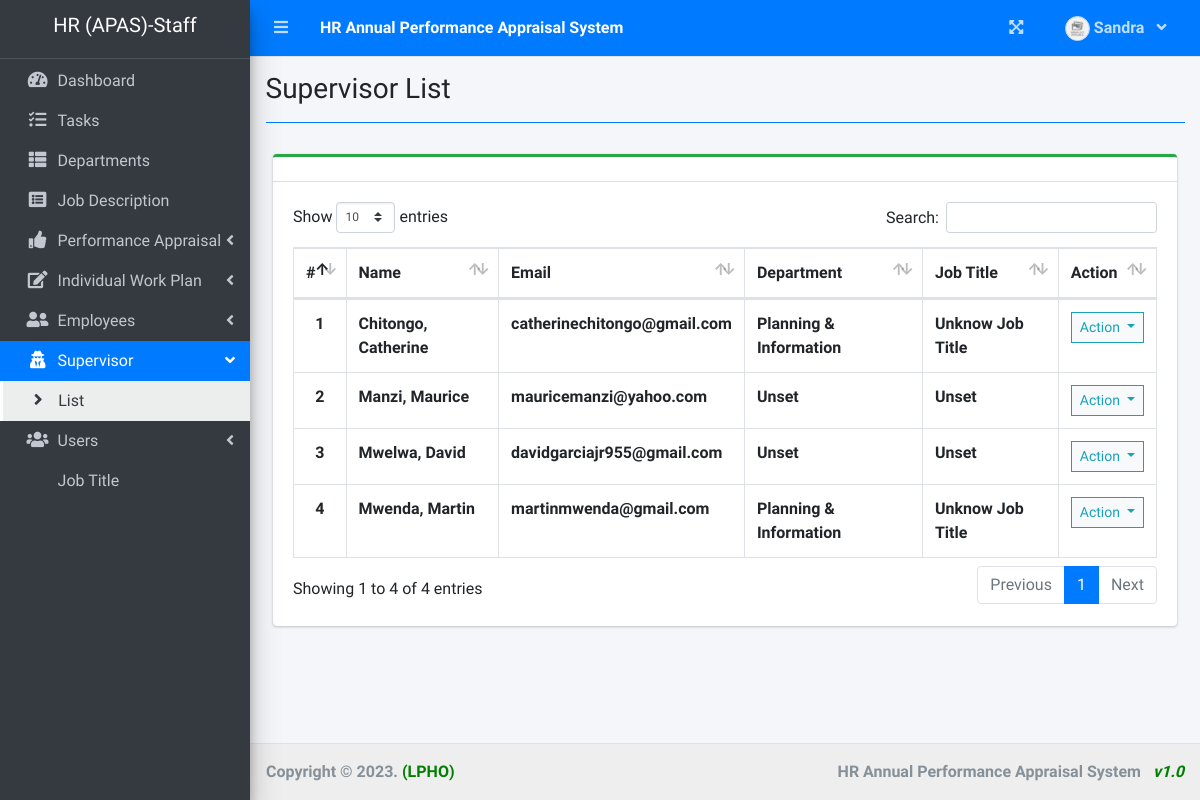
/index.php?page=supervisor_list (signed in), run on an earlier commit of the app's database.
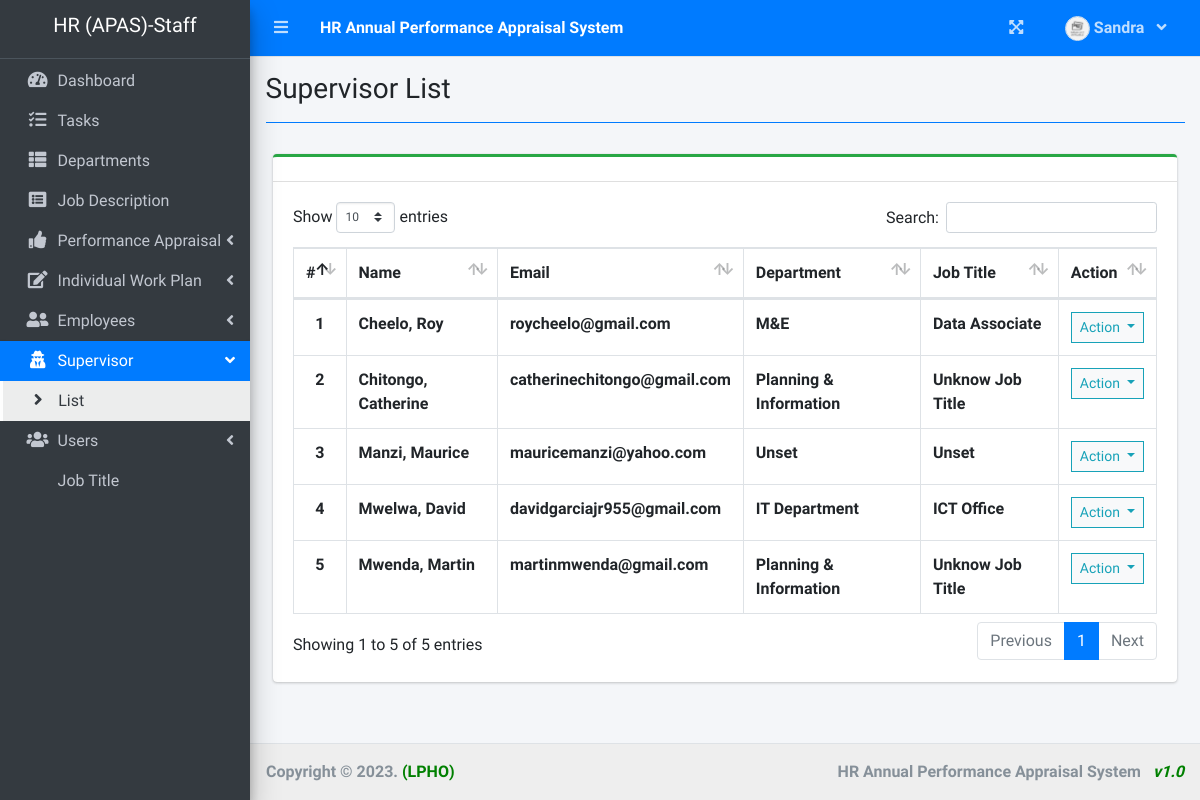
And on a later commit of the database.
### tables this page shows
CREATE TABLE `supervisor_list` (
  `id` int(30) NOT NULL,
  `employee_id` varchar(50) NOT NULL,
  `firstname` varchar(200) NOT NULL,
  `middlename` varchar(200) NOT NULL,
  `lastname` varchar(200) NOT NULL,
  `email` varchar(200) NOT NULL,
  `password` text NOT NULL,
  `sex` varchar(20) NOT NULL,
  `DOB` date DEFAULT NULL,
  `station` varchar(50) NOT NULL,
  `sup_lv_id` int(10) NOT NULL,
  `department_id` int(30) NOT NULL,
  `j_title_id` int(30) NOT NULL,
  `supervisor_id` int(30) NOT NULL,
  `ministry` varchar(50) NOT NULL,
  `section` varchar(50) NOT NULL,
  `staff_no` text NOT NULL,
  `avatar` text DEFAULT NULL,
  `date_created` datetime NOT NULL DEFAULT current_timestamp()
);

### supervisor_list.php (the view, shortened to what the changed rows need)
<?php include 'db_connect.php' ?>
<div class="col-lg-12">
	<div class="card card-outline card-success">
		<div class="card-header">
		</div>
		<div class="card-body">
			<table class="table tabe-hover table-bordered" id="list">
				<thead>
					<tr>
						<th class="text-center">#</th>
						<th>Name</th>
						<th>Email</th>
						<th>Department</th>
						<th>Job Title</th>
						<th>Action</th>
					</tr>
				</thead>
				<tbody>
					<?php
					$i = 1;
					$j_title = $conn->query("SELECT * FROM job_description ");
					$design_arr[0] = "Unset";
					while ($row = $j_title->fetch_assoc()) {
						$design_arr[$row['job_id']] = $row['j_title'];
					}
					$departments = $conn->query("SELECT * FROM department_list ");
					$dept_arr[0] = "Unset";
					while ($row = $departments->fetch_assoc()) {
						$dept_arr[$row['id']] = $row['department'];
					}
					$qry = $conn->query("SELECT *,concat(lastname,', ',firstname,' ',middlename) as name FROM supervisor_list order by concat(lastname,', ',firstname,' ',middlename) asc");
					while ($row = $qry->fetch_assoc()) :
					?>
						<tr>
							<th class="text-center"><?php echo $i++ ?></th>
							<td><b><?php echo ucwords($row['name']) ?></b></td>
							<td><b><?php echo $row['email'] ?></b></td>
							<td><b><?php echo isset($dept_arr[$row['department_id']]) ? $dept_arr[$row['department_id']] : 'Unknow Department' ?></b></td>
							<td><b><?php echo isset($design_arr[$row['j_title_id']]) ? $design_arr[$row['j_title_id']] : 'Unknow Job Title' ?></b></td>
							<td class="text-center">
								<button type="button" class="btn btn-default btn-sm btn-flat border-info wave-effect text-info dropdown-toggle" data-toggle="dropdown" aria-expanded="true">
									Action
								</button>
							</td>
						</tr>
					<?php endwhile; ?>
				</tbody>
			</table>
		</div>
	</div>
</div>

### sidebar.php (shortened to what the changed rows need)
<aside class="main-sidebar sidebar-dark-primary elevation-4">
  <div class="dropdown">
    <a href="./" class="brand-link">
      <?php if ($_SESSION['login_type'] == 2) : ?>
        <h5 class="short-form" style="text-align: center"><?php echo $_SESSION['system']['short_form'] ?>-Admin</h5>
      <?php elseif ($_SESSION['login_type'] == 1) : ?>
        <h5 class="short-form" style="text-align: center"><?php echo $_SESSION['system']['short_form'] ?>-Supervisor</h5>
      <?php else : ?>
        <h5 class="short-form" style="text-align: center"><?php echo $_SESSION['system']['short_form'] ?>-Staff</h5>
      <?php endif; ?>
    </a>
  </div>
</aside>

What changed in the data, as far as the page shows it:
added supervisor_list: name "Cheelo, Roy", email "roycheelo@gmail.com", department "M&E", j_title "Data Associate"
changed supervisor_list "davidgarciajr955@gmail.com": department "Unset" → "IT Department"; j_title "Unset" → "ICT Office"
Also different on the page:
text written by a page script: "Show entries Search: Showing 1 to 4 of 4 entries Previous 1 Next" → "Show entries Search: Showing 1 to 5 of 5 entries Previous 1 Next"
